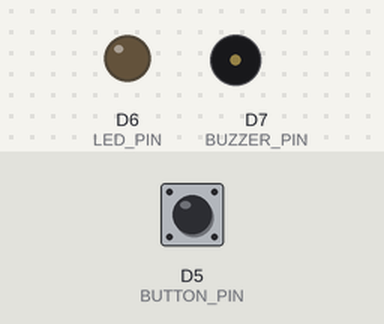
The sketch below on a simulated ESP8266 (NodeMCU). Parts: output pins drawn as LEDs (lit = HIGH), buzzer (waves = sounding, pin HIGH). The test bench sets the inputs (shaded band); at power-on: D5 (BUTTON_PIN) HIGH. WiFi joins after 1.5 s; servers stay silent unless stated; uploads are accepted with an empty reply; what the sketch prints to the serial monitor is not drawn.

Above: at 3.1 s.
3.2 s: D5 (BUTTON_PIN) pulled LOW for 0.15 s
At 3.41 s:
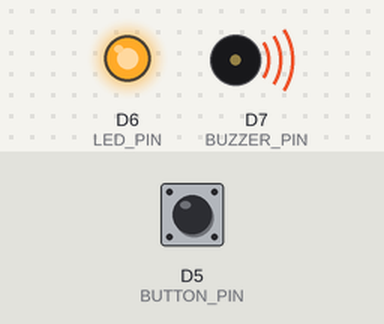
5.1 s: D5 (BUTTON_PIN) pulled LOW for 1 s
At 10.7 s:
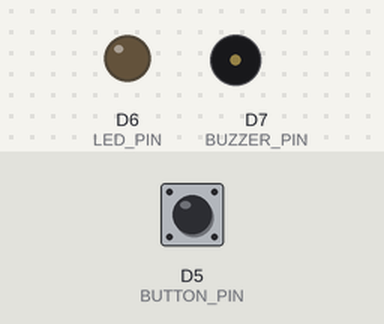
Timing chart, 0 to 12.2 s (numbered marks = the images above; inputs shaded):
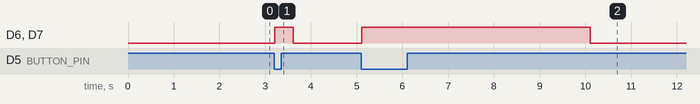

Measured:
- after the input at 3.2 s, D6 (LED_PIN), D7 (BUZZER_PIN): LOW → HIGH at once, → LOW 0.41 s later
- after the input at 5.1 s, D6 (LED_PIN), D7 (BUZZER_PIN): LOW → HIGH at once, → LOW 5.0 s later

The sketch:

node_a.ino
```cpp
#include <ESP8266WiFi.h>
#include <ESP8266HTTPClient.h>
#include <WiFiClientSecure.h>

// ---------------- WiFi Config ----------------
#define WIFI_SSID     "Sagar"
#define WIFI_PASSWORD "1223456789"

// ---------------- Firebase Paths ----------------
const char* FIREBASE_EMERGENCY_URL = "https://miner-helmet-18dce-default-rtdb.firebaseio.com/helmets/helmet_01/commands/emergency.json";
const char* FIREBASE_RESET_URL     = "https://miner-helmet-18dce-default-rtdb.firebaseio.com/helmets/helmet_01/commands/reset.json";

// ---------------- Pins ----------------
#define BUTTON_PIN D5
#define LED_PIN    D6
#define BUZZER_PIN D7

// ---------------- Timing ----------------
unsigned long lastButtonPress = 0;
const unsigned long debounceDelay = 150;     // mechanical debounce
const unsigned long buzzerDuration = 5000;   // 5s buzzer ON

// ---------------- State ----------------
bool emergencyActive = false;
bool buzzerOn = false;
unsigned long buzzerStartTime = 0;
bool lastButtonState = HIGH;  // because INPUT_PULLUP

// ---------------- Wi-Fi ----------------
void connectWiFi() {
  if (WiFi.status() == WL_CONNECTED) return;
  Serial.printf("[WiFi] Connecting to %s", WIFI_SSID);
  WiFi.mode(WIFI_STA);
  WiFi.begin(WIFI_SSID, WIFI_PASSWORD);
  while (WiFi.status() != WL_CONNECTED) {
    delay(250);
    Serial.print(".");
  }
  Serial.printf("\n[WiFi] Connected! IP: %s\n", WiFi.localIP().toString().c_str());
}

// ---------------- Firebase PUT ----------------
void firebasePut(const char* url, const char* value) {
  WiFiClientSecure client;
  client.setInsecure();
  HTTPClient http;

  if (!http.begin(client, url)) {
    Serial.println("[HTTP] Begin failed");
    return;
  }

  http.addHeader("Content-Type", "application/json");
  int code = http.PUT(value);
  Serial.printf("[HTTP] PUT %s -> %d\n", url, code);
  http.end();
}

// ---------------- Emergency Trigger ----------------
void triggerEmergency() {
  Serial.println("[EVENT] Emergency Triggered!");
  digitalWrite(LED_PIN, HIGH);
  digitalWrite(BUZZER_PIN, HIGH);
  emergencyActive = true;
  buzzerOn = true;
  buzzerStartTime = millis();

  // Update Firebase once per press
  firebasePut(FIREBASE_EMERGENCY_URL, "true");
  firebasePut(FIREBASE_RESET_URL, "false");
}

// ---------------- Setup ----------------
void setup() {
  Serial.begin(115200);
  pinMode(BUTTON_PIN, INPUT_PULLUP);
  pinMode(LED_PIN, OUTPUT);
  pinMode(BUZZER_PIN, OUTPUT);

  digitalWrite(LED_PIN, LOW);
  digitalWrite(BUZZER_PIN, LOW);

  connectWiFi();

  // Clean start in Firebase
  firebasePut(FIREBASE_EMERGENCY_URL, "false");
  firebasePut(FIREBASE_RESET_URL, "false");

  Serial.println("[System] Node-A ready and waiting for button press...");
}

// ---------------- Loop ----------------
void loop() {
  connectWiFi();

  int reading = digitalRead(BUTTON_PIN);
  unsigned long now = millis();

  // --- Debounce and trigger ---
  if (reading == LOW && lastButtonState == HIGH && (now - lastButtonPress > debounceDelay)) {
    lastButtonPress = now;
    if (!emergencyActive) {
      triggerEmergency();
    }
  }

  // --- Stop buzzer after 5s ---
  if (buzzerOn && (now - buzzerStartTime >= buzzerDuration)) {
    digitalWrite(BUZZER_PIN, LOW);
    digitalWrite(LED_PIN, LOW);
    buzzerOn = false;

    // ✅ Re-arm button for next trigger
    emergencyActive = false;

    Serial.println("[INFO] Buzzer stopped; device ready for next press.");
  }

  lastButtonState = reading;
  delay(10);
}
```
